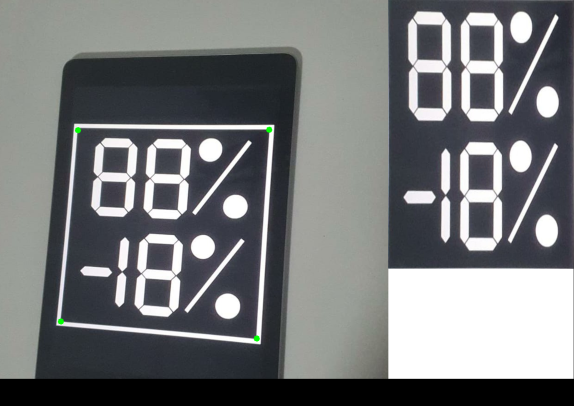
#> input picture skyRats/getperspectiveTransform02.jpg, 574 x 406 px
$ python -i beta_digit_recog.py   (imports and definitions only)
#> lines starting #> are read from the running program, lines starting #| are printed output that depends on the picture; after the words box and inside, x2 and y2 are one past the last pixel; in counts of white or black regions, pixels touching at a corner belong together
#> further down, picture is the input picture: shape (406, 574, 3); mean B, G, R 121.4, 120, 117.9
import cv2
from imutils.perspective import four_point_transform
from imutils import contours
import imutils
import os

from numpy import double, float64

def digit_recog(image):
    duration = 3  # seconds
    freq = 440  # Hz

    DIGITS_LOOKUP = {
        (1, 1, 1, 0, 1, 1, 1): 0,
        (0, 0, 1, 0, 0, 1, 0): 1,
        (1, 0, 1, 1, 1, 1, 0): 2,
        (1, 0, 1, 1, 0, 1, 1): 3,
        (0, 1, 1, 1, 0, 1, 0): 4,
        (1, 1, 0, 1, 0, 1, 1): 5,
        (1, 1, 0, 1, 1, 1, 1): 6,
        (1, 0, 1, 0, 0, 1, 0): 7,
        (1, 1, 1, 1, 1, 1, 1): 8,
        (1, 1, 1, 1, 0, 1, 1): 9
    }

    #path = "display_metano0.png"
    #Baixando a imagem
    #image = cv2.imread("" + path)

    #Tratamento de imagem
    gray = cv2.cvtColor(image, cv2.COLOR_BGR2GRAY)
    blurred = cv2.GaussianBlur(gray, (5, 5), 0)
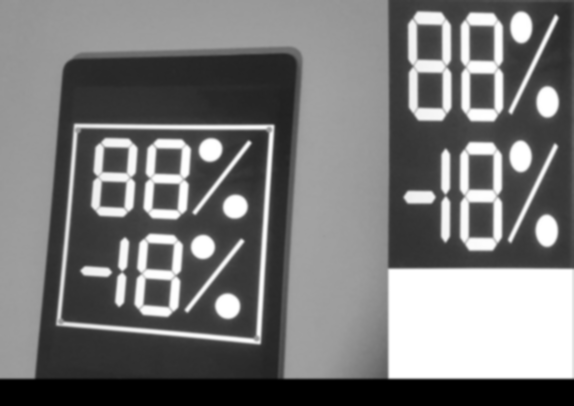
#> blurred: shape (406, 574); min 0, max 255, mean 119.6
    thresh = cv2.threshold(blurred, 0, 255,	cv2.THRESH_BINARY | cv2.THRESH_OTSU)[1]
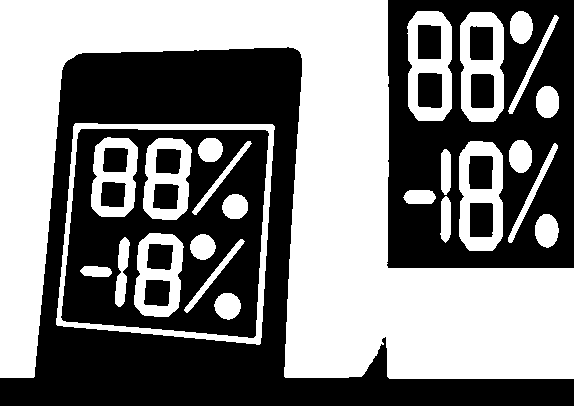
#> thresh: shape (406, 574); 50% white; 25 white regions, largest, box (x1, y1, x2, y2) and area: (0, 0, 574, 379) 87458, (56, 123, 275, 345) 4589, (407, 11, 452, 121) 2920
    kernel = cv2.getStructuringElement(cv2.MORPH_ELLIPSE, (1, 5))
    # [9 lines of commented-out code are left out]
    thresh = cv2.morphologyEx(thresh, cv2.MORPH_OPEN, kernel)
#> thresh: shape (406, 574); 49.9% white; 25 white regions, largest, box (x1, y1, x2, y2) and area: (0, 0, 574, 379) 87452, (56, 123, 274, 345) 4585, (408, 11, 452, 121) 2916

    thresh = cv2.dilate(thresh,kernel,iterations = 2)
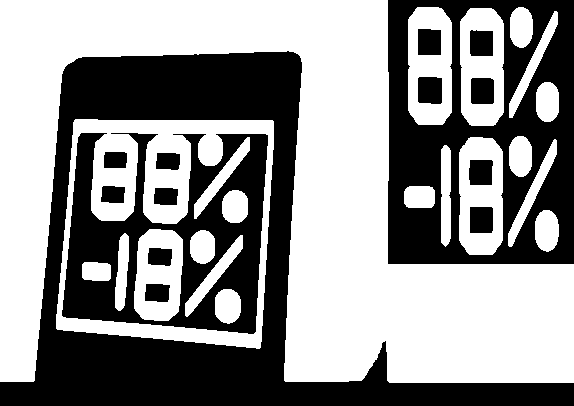
#> thresh: shape (406, 574); 56.5% white; 15 black regions
    cnts = cv2.findContours(thresh.copy(), cv2.RETR_LIST, cv2.CHAIN_APPROX_SIMPLE)
#> cnts = 34 contours; largest, box (x1, y1, x2, y2) and area: (0, 0, 574, 383) 89358, (56, 119, 274, 349) 44316, (61, 132, 269, 335) 29248, (408, 7, 452, 125) 4766, (459, 137, 503, 255) 4717
    cnts = imutils.grab_contours(cnts)
    digitCnts = []

    for c in cnts:
        (x, y, w, h) = cv2.boundingRect(c)
        if((w<=20 and h<=150) or (w<=70 and h<=35) or ((w<=95 and w>=75) and (h<=170 and h>=155))):
            cv2.rectangle(image, (x, y), (x + w, y + h), (0,255,0))
            digitCnts.append(c)
#> this loop made 34 passes
#> (x, y, w, h) on passes 1 to 12: (215, 289, 26, 35), (144, 283, 27, 20), (82, 262, 29, 19), (147, 247, 26, 20), (185, 235, 58, 82), (115, 233, 14, 78), (190, 230, 25, 34), (134, 229, 49, 92), (535, 210, 24, 42), (469, 206, 25, 28), (222, 190, 26, 33), (153, 187, 26, 19)
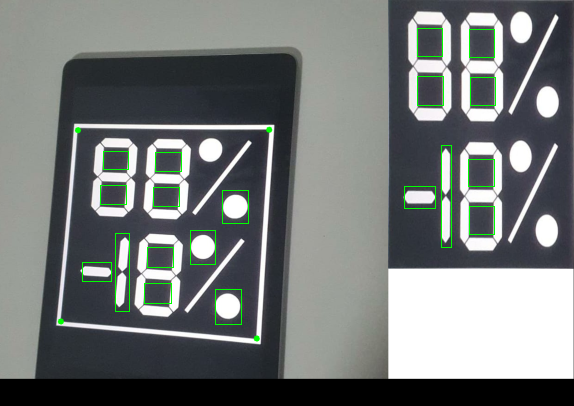
#> image: shape (406, 574, 3); 0.92% of pixels changed, all inside (x1, y1, x2, y2) = (82, 28, 496, 325)
#> after the loop, digitCnts = 19 contours; largest, box (x1, y1, x2, y2) and area: (441, 145, 451, 247) 859, (215, 289, 241, 324) 712, (115, 233, 129, 311) 692, (222, 190, 248, 223) 682, (417, 76, 443, 105) 674

    linha1 = []
    linha2 = []

    for c in digitCnts:
        (x, y, w, h) = cv2.boundingRect(c)
        if y<200:
            linha1.append(c)
        else:
            linha2.append(c)
#> this loop made 19 passes
#> after the loop, linha1 = 12 contours; largest, box (x1, y1, x2, y2) and area: (441, 145, 451, 247) 859, (222, 190, 248, 223) 682, (417, 76, 443, 105) 674, (470, 77, 495, 105) 636, (417, 28, 442, 56) 636; linha2 = 7 contours; box (x1, y1, x2, y2) and area: (215, 289, 241, 324) 712, (115, 233, 129, 311) 692, (190, 230, 215, 264) 664, (469, 206, 494, 234) 642, (82, 262, 111, 281) 473, (144, 283, 171, 303) 446, (147, 247, 173, 267) 426
    if len(linha1) > 0 and len(linha2) > 0:
        contours.sort_contours(linha1)
        contours.sort_contours(linha2)

    Digits = []
    first_number_digit_count = 0
    second_number_digit_count = 0

    for c in linha1:
        if first_number_digit_count < 3:
            (x, y, w, h) = cv2.boundingRect(c)
            roi = thresh[y:y+h, x:x+w]
            (roiH, roiW) = roi.shape
            if (roiW<=20 and roiH<=150): #digit one
                Digits.append("1")
                first_number_digit_count += 1
                cv2.rectangle(image, (x, y), (x + w, y + h), (0, 255, 0), 1)
                cv2.putText(image,"1", (x - 10, y - 10),
                cv2.FONT_HERSHEY_SIMPLEX, 0.65, (0, 255, 0), 2)
                continue
            else:                        #any other digit
                (dW, dH) = (int(roiW * 0.25), int(roiH * 0.15))
                dHC = int(roiH * 0.05)
                segments = [
                    ((0, 0), (w, dH)),	# top
                    ((0, 0), (dW, h // 2)),	# top-left
                    ((w - dW, 0), (w, h // 2)),	# top-right
                    ((0, (h // 2) - dHC) , (w, (h // 2) + dHC)), # center
                    ((0, h // 2), (dW, h)),	# bottom-left
                    ((w - dW, h // 2), (w, h)),	# bottom-right
                    ((0, h - dH), (w, h))	# bottom
                ]
                on = [0] * len(segments)
                for (i, ((xA, yA), (xB, yB))) in enumerate(segments):
                    segROI = roi[yA:yB, xA:xB]
                    total = cv2.countNonZero(segROI)
                    area = (xB - xA) * (yB - yA)
                    try:
                        if float(area) > 0 and total / float(area) > 0.5:
                            on[i]= 1
                    except KeyError:
                        print("nao consegue dividir")
                        return False

                try:
                    digit = DIGITS_LOOKUP[tuple(on)]
                except KeyError:
                    print("Erro no primeiro numero")
                    return False
                Digits.append(str(digit))
                first_number_digit_count += 1
                cv2.rectangle(image, (x, y), (x + w, y + h), (0, 255, 0), 1)
                cv2.putText(image, str(digit), (x - 10, y - 10),
                cv2.FONT_HERSHEY_SIMPLEX, 0.65, (0, 255, 0), 2)
#> this loop made 2 passes
#> (x, y, w, h, roiH, roiW, dW, dH) on pass 1: (222, 190, 26, 33, 33, 26, 6, 4)
#> (x, y, w, h, roiH, roiW, dW, dH) on pass 2: (153, 187, 26, 19, 19, 26, 6, 2)
#| Erro no primeiro numero
#> pass 1, in digit_recog, `roi = thresh[y:y+h, x:x+w]`:
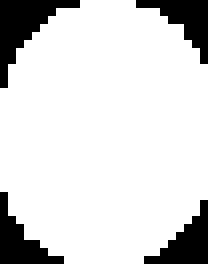
#> roi: shape (33, 26) (shown 8 times larger); 84.6% white; 4 black regions, box (x1, y1, x2, y2) and area: (0, 0, 10, 11) 42, (17, 0, 26, 8) 30, (0, 24, 8, 33) 30, (18, 25, 26, 33) 30
#> after the loop:
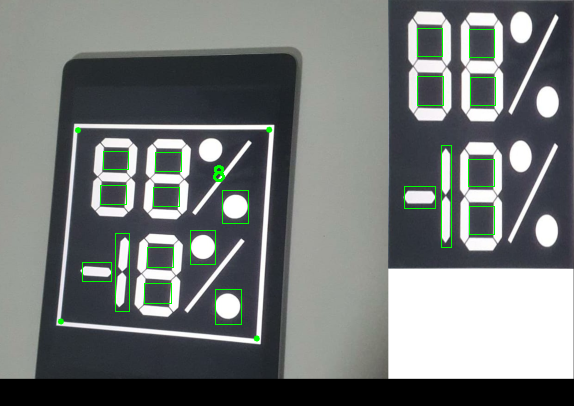
#> image: shape (406, 574, 3); 0.06% of pixels changed, all inside (x1, y1, x2, y2) = (213, 165, 225, 182)
#> after the loop, Digits = ['8']; first_number_digit_count = 1

    for c in linha2:
        if second_number_digit_count < 4:
            (x, y, w, h) = cv2.boundingRect(c)
            roi = thresh[y:y+h, x:x+w]
            (roiH, roiW) = roi.shape
            if (  (roiW >= 60 and roiW<=70) and (roiH >= 30 and roiH<=35)  ): #-
                Digits.append("-")
                second_number_digit_count += 1
                cv2.rectangle(image, (x, y), (x + w, y + h), (0, 255, 0), 1)
                cv2.putText(image,"minus sign", (x - 10, y - 10),
                cv2.FONT_HERSHEY_SIMPLEX, 0.45, (0, 255, 0), 2)
                continue
            elif (roiW<=20 and roiH<=150): #digit one
                Digits.append("1")
                second_number_digit_count += 1
                cv2.rectangle(image, (x, y), (x + w, y + h), (0, 255, 0), 1)
                cv2.putText(image,"1", (x - 10, y - 10),
                cv2.FONT_HERSHEY_SIMPLEX, 0.65, (0, 255, 0), 2)
                continue
            else:                           #any other digit
                (dW, dH) = (int(roiW * 0.25), int(roiH * 0.15))
                dHC = int(roiH * 0.05)
                segments = [
                    ((0, 0), (w, dH)),	# top
                    ((0, 0), (dW, h // 2)),	# top-left
                    ((w - dW, 0), (w, h // 2)),	# top-right
                    ((0, (h // 2) - dHC) , (w, (h // 2) + dHC)), # center
                    ((0, h // 2), (dW, h)),	# bottom-left
                    ((w - dW, h // 2), (w, h)),	# bottom-right
                    ((0, h - dH), (w, h))	# bottom
                ]
                on = [0] * len(segments)
                for (i, ((xA, yA), (xB, yB))) in enumerate(segments):
                    segROI = roi[yA:yB, xA:xB]
                    total = cv2.countNonZero(segROI)
                    area = (xB - xA) * (yB - yA)
                    if area > 0 and total / float(area) > 0.5:
                        on[i]= 1

                try:
                    digit = DIGITS_LOOKUP[tuple(on)]
                except KeyError:
                    print("Erro no segundo numero")
                    return False
                Digits.append(str(digit))
                second_number_digit_count += 1
                cv2.rectangle(image, (x, y), (x + w, y + h), (0, 255, 0), 1)
                cv2.putText(image, str(digit), (x - 10, y - 10),
                cv2.FONT_HERSHEY_SIMPLEX, 0.65, (0, 255, 0), 2)

    primeiro_digito = 0
    i = 0
    if first_number_digit_count > 0:
        while i < first_number_digit_count:
            primeiro_digito += int(Digits[i]) * (10**i)
            i += 1

    segundo_digito = ''
    if i < first_number_digit_count + second_number_digit_count and Digits[i] == "-":
        while(i < first_number_digit_count + second_number_digit_count):
            segundo_digito += Digits[i]
            i += 1
        segundo_digito = int(''.join(segundo_digito))
        segundo_digito *= -1
    else:
        while(i < first_number_digit_count + second_number_digit_count):
            segundo_digito += Digits[i]
            i += 1
        segundo_digito = int(''.join(segundo_digito))

    print(primeiro_digito, segundo_digito)

    if primeiro_digito > 55 or primeiro_digito < 45:
        print('PERCENTUAL DE GAS FORA DE CONFORMIDADE')
        #os.system('play -nq -t alsa synth {} sine {}'.format(duration, freq))
    else:
        print('\033[1;37;42m PERCENTUAL DE GAS DENTRO DOS CONFORMES \033[0;0m')

    print("\n(Apos 30 segundos) Procedendo para leitura do ajuste de zero...\n")

    if segundo_digito > 5 or segundo_digito <= -5:
        print('AJUSTE DE ZERO FORA DE CONFORMIDADE')
        #os.system('play -nq -t alsa synth {} sine {}'.format(duration, freq))
    else:
        print('AJUSTE DE ZERO DENTRO DOS CONFORMES')

    return True
    #Teste de imagem
    #cv2.imshow("teste retangulos", image)
    #cv2.waitKey(30)

>>> import cv2
>>> picture = cv2.imread('getperspectiveTransform02.jpg')
>>> result = digit_recog(picture)
#> result = False
